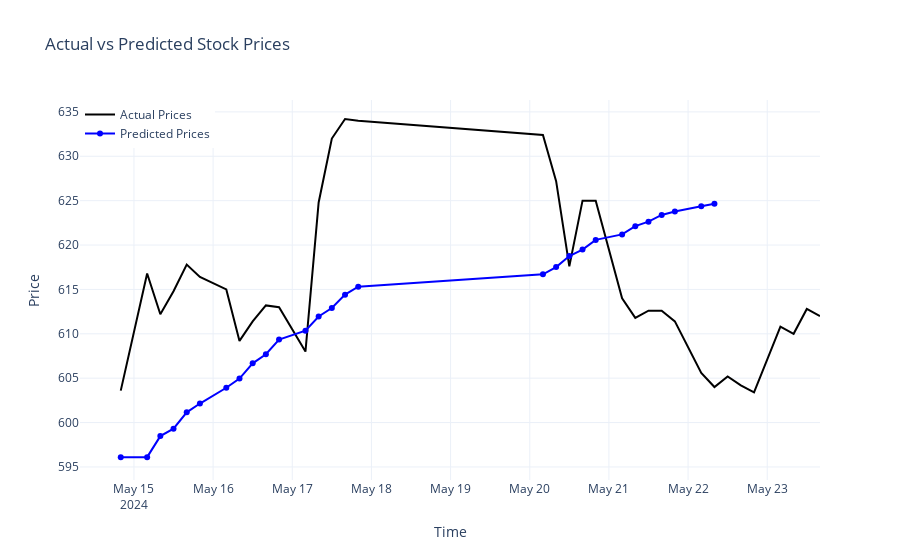

This figure's notebook cell:
### Code cell
real_data_next_7_days = specific_data(df['Time'].iloc[-35], df['Time'].iloc[-1])
real_dates = pd.to_datetime(real_data_next_7_days['Time'])
real_prices = real_data_next_7_days['Close'].values

fig = go.Figure()
fig.add_trace(go.Scatter(x=real_dates, y=real_prices, mode='lines', name='Actual Prices', line=dict(color='black')))
fig.add_trace(go.Scatter(x=real_dates[:len(predictions_next_7_days)], y=predictions_next_7_days.flatten(), mode='lines+markers', name='Predicted Prices', line=dict(color='blue')))
fig.update_layout(title='Actual vs Predicted Stock Prices', xaxis_title='Time', yaxis_title='Price', legend=dict(x=0, y=1), template='plotly_white')
fig.show()

### Figure 1 — Plotly figure (JSON) as saved in the notebook; plotly's stock layout.template omitted (floating-point values rounded to 4 significant figures)
{"data": [{"line": {"color": "black"}, "mode": "lines", "name": "Actual Prices", "type": "scatter", "x": ["2024-05-14T20:00:00", "2024-05-15T04:00:00", "2024-05-15T08:00:00", "2024-05-15T12:00:00", "2024-05-15T16:00:00", "2024-05-15T20:00:00", "2024-05-16T04:00:00", "2024-05-16T08:00:00", "2024-05-16T12:00:00", "2024-05-16T16:00:00", "2024-05-16T20:00:00", "2024-05-17T04:00:00", "2024-05-17T08:00:00", "2024-05-17T12:00:00", "2024-05-17T16:00:00", "2024-05-17T20:00:00", "2024-05-20T04:00:00", "2024-05-20T08:00:00", "2024-05-20T12:00:00", "2024-05-20T16:00:00", "2024-05-20T20:00:00", "2024-05-21T04:00:00", "2024-05-21T08:00:00", "2024-05-21T12:00:00", "2024-05-21T16:00:00", "2024-05-21T20:00:00", "2024-05-22T04:00:00", "2024-05-22T08:00:00", "2024-05-22T12:00:00", "2024-05-22T16:00:00", "2024-05-22T20:00:00", "2024-05-23T04:00:00", "2024-05-23T08:00:00", "2024-05-23T12:00:00", "2024-05-23T16:00:00"], "y": [603.6, 616.8, 612.2, 614.8, 617.8, 616.4, 615, 609.2, 611.4, 613.2, 613, 608, 624.8, 632, 634.2, 634, 632.4, 627.2, 617.6, 625, 625, 614, 611.8, 612.6, 612.6, 611.4, 605.6, 604, 605.2, 604.2, 603.4, 610.8, 610, 612.8, 612]}, {"line": {"color": "blue"}, "mode": "lines+markers", "name": "Predicted Prices", "type": "scatter", "x": ["2024-05-14T20:00:00", "2024-05-15T04:00:00", "2024-05-15T08:00:00", "2024-05-15T12:00:00", "2024-05-15T16:00:00", "2024-05-15T20:00:00", "2024-05-16T04:00:00", "2024-05-16T08:00:00", "2024-05-16T12:00:00", "2024-05-16T16:00:00", "2024-05-16T20:00:00", "2024-05-17T04:00:00", "2024-05-17T08:00:00", "2024-05-17T12:00:00", "2024-05-17T16:00:00", "2024-05-17T20:00:00", "2024-05-20T04:00:00", "2024-05-20T08:00:00", "2024-05-20T12:00:00", "2024-05-20T16:00:00", "2024-05-20T20:00:00", "2024-05-21T04:00:00", "2024-05-21T08:00:00", "2024-05-21T12:00:00", "2024-05-21T16:00:00", "2024-05-21T20:00:00", "2024-05-22T04:00:00", "2024-05-22T08:00:00"], "y": [596.1, 596.1, 598.5, 599.3, 601.2, 602.1, 603.9, 605.0, 606.7, 607.7, 609.4, 610.4, 611.9, 612.9, 614.4, 615.3, 616.7, 617.5, 618.8, 619.5, 620.6, 621.2, 622.1, 622.6, 623.4, 623.8, 624.4, 624.7]}], "layout": {"legend": {"x": 0, "y": 1}, "title": {"text": "Actual vs Predicted Stock Prices"}, "xaxis": {"title": {"text": "Time"}}, "yaxis": {"title": {"text": "Price"}}}}
